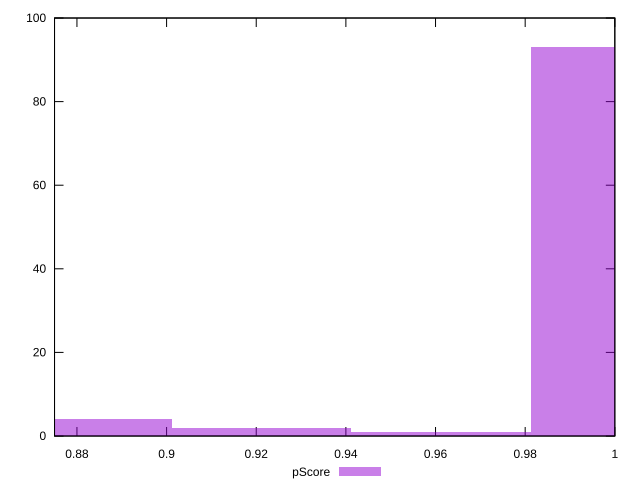

Reproduce this figure in gnuplot.
reset

$pScore <<EOF
0.8811547802460561 4
1.0013122502796092 93
0.9212072702572405 2
0.9612597602684249 1
EOF

set key outside below
set boxwidth 0.04005249001118437
set xrange [0.875:1]
set yrange [0:100]
set trange [0:100]
set style fill transparent solid 0.5 noborder
set terminal svg size 640, 490 enhanced background rgb 'white'
set output "report_00023_2021-02-20T12:14:57.249Z/unminified-css/samples/pages/pScore/histogram.svg"

plot $pScore title "pScore" with boxes

reset
